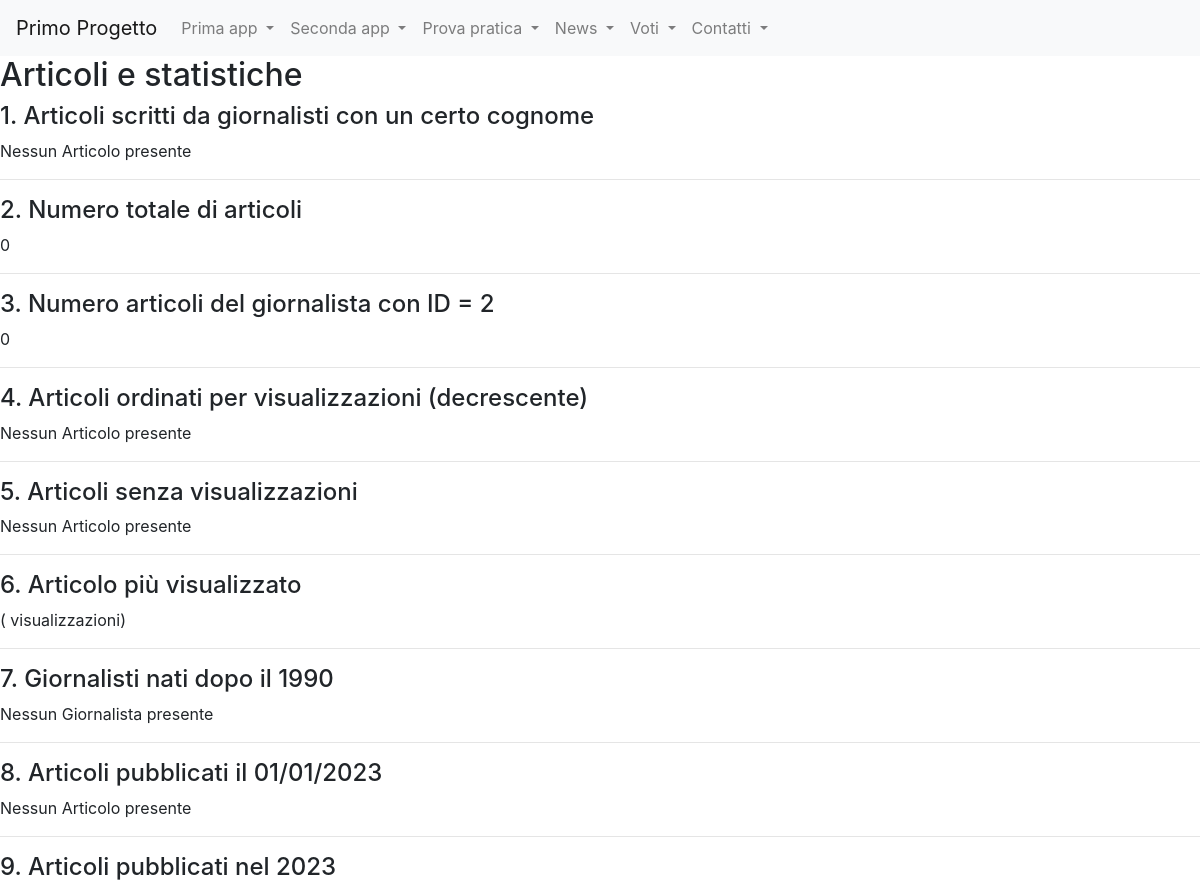
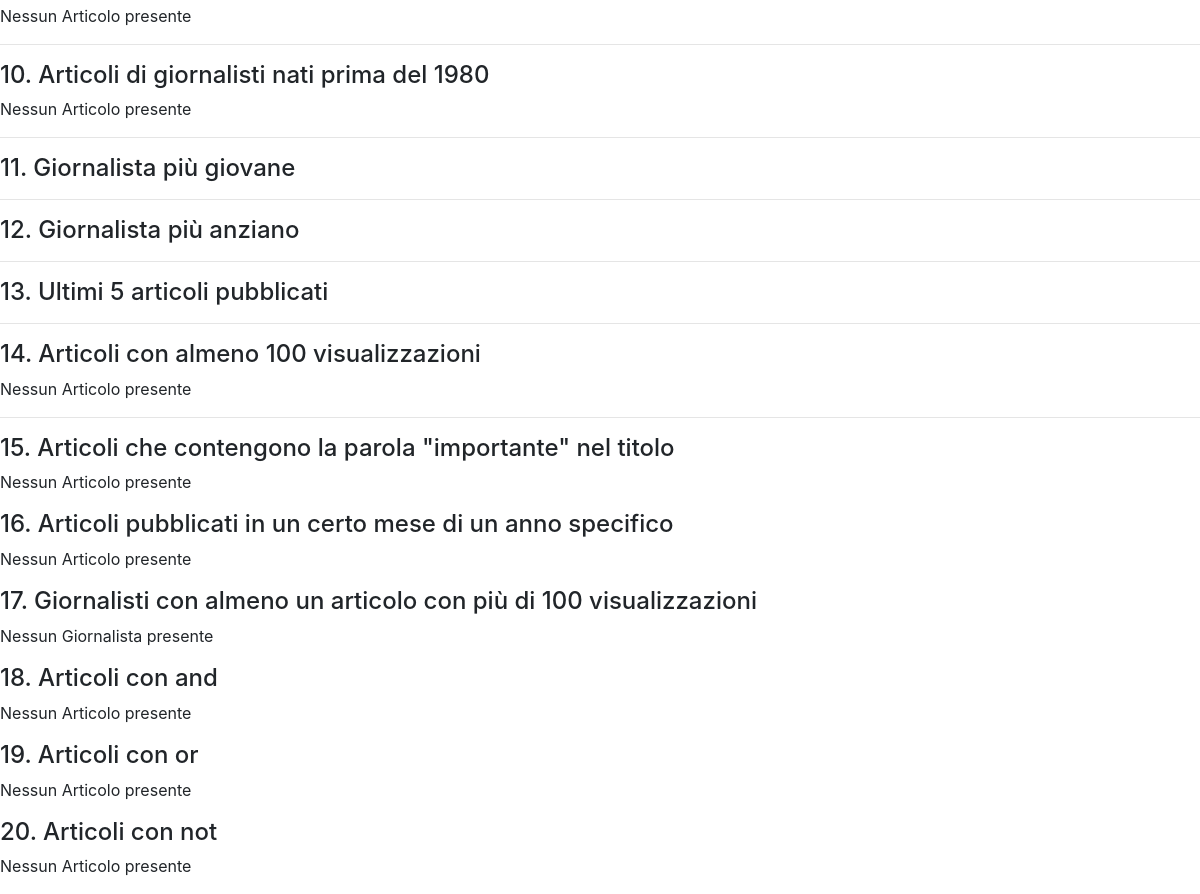
/news/query_base/, run on an earlier commit of the app's database (2 pictures, top to bottom).
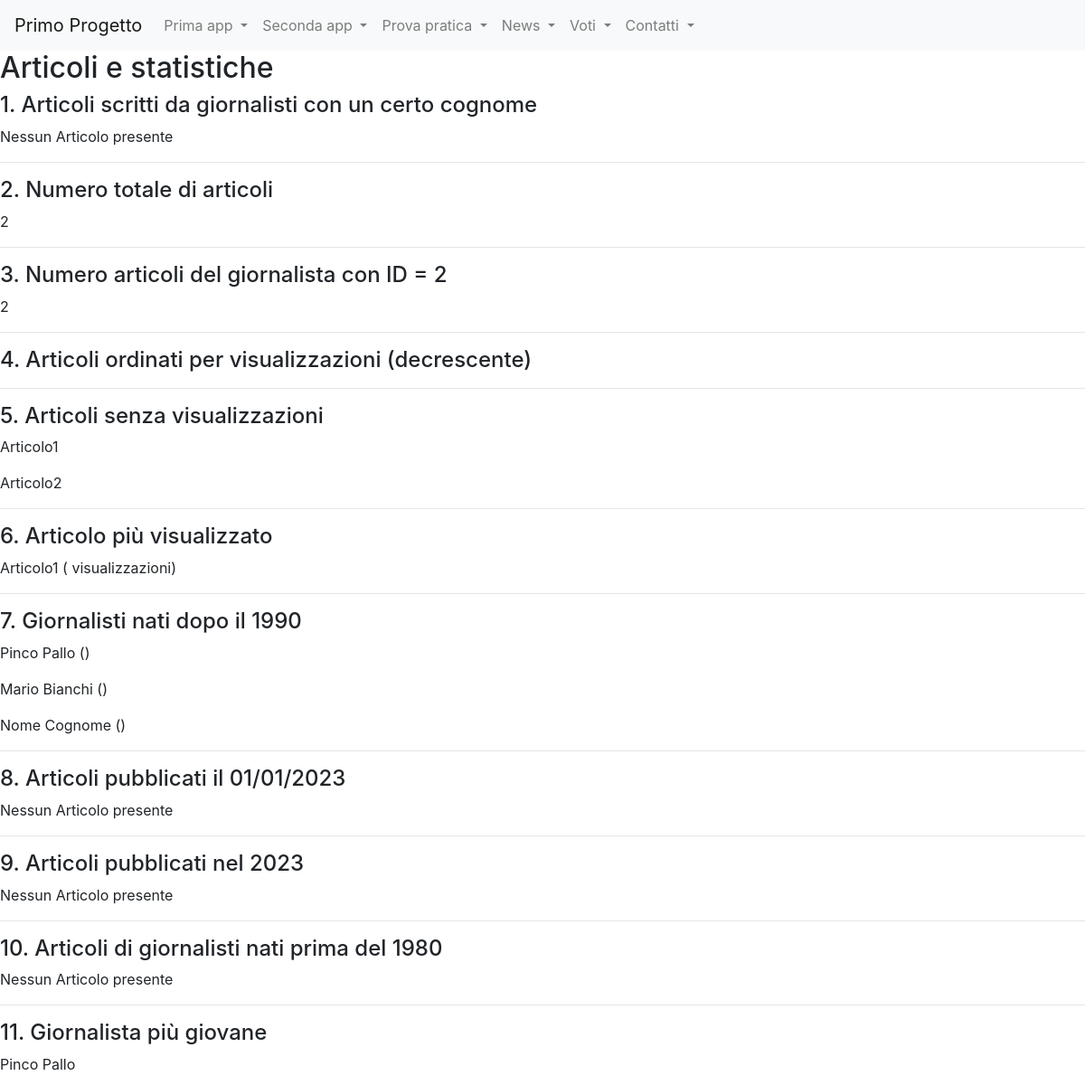
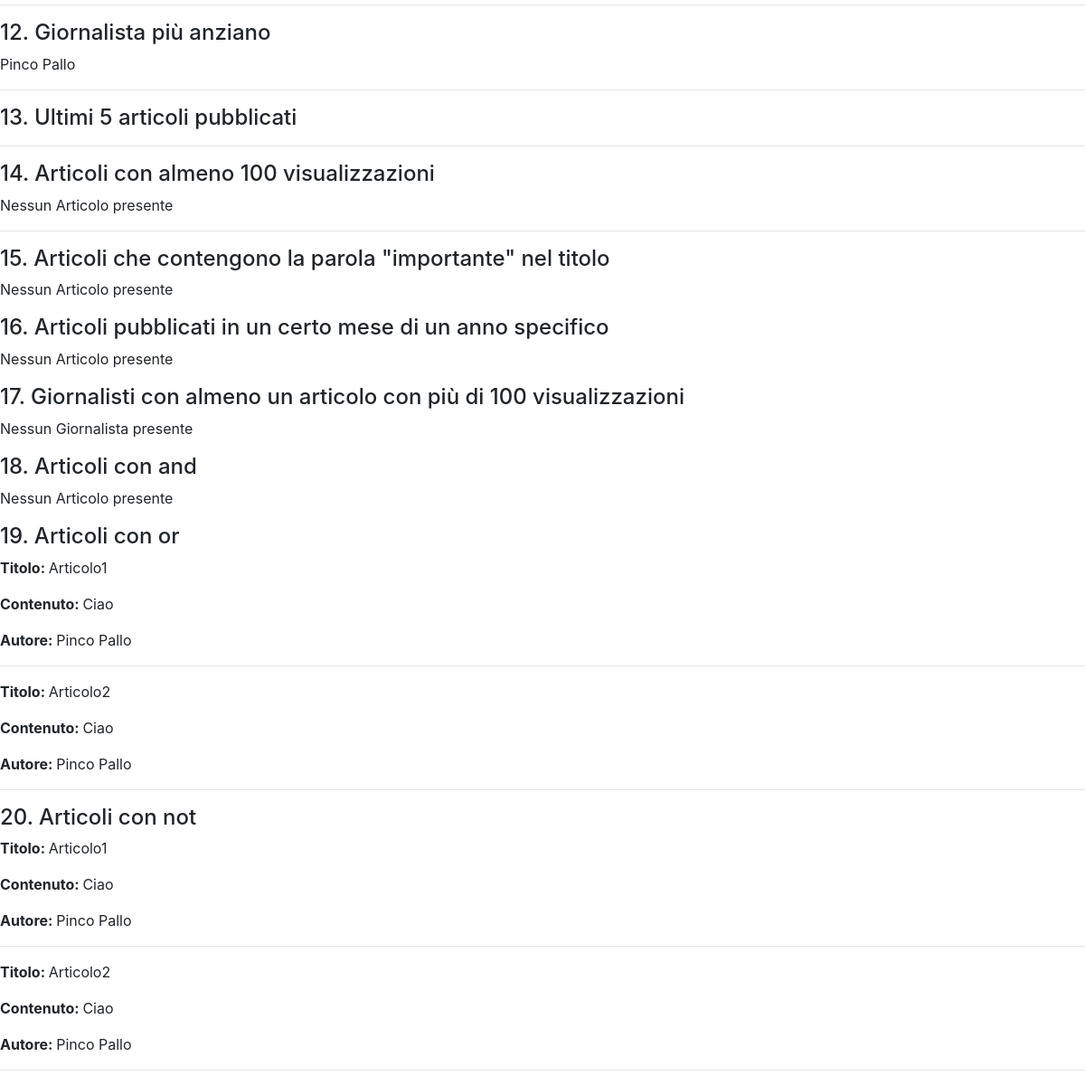
And on a later commit of the database (2 pictures, top to bottom).
### news/models.py (models this page shows, shortened)
class Articolo(models.Model):
    visualizzazioni=models.IntegerField(default=0, blank=True)
    data_articolo=models.DateField(blank=True)
    titolo=models.CharField(max_length=100) #Stringhe di lunghezza massima 100
    contenuto=models.TextField()
    giornalista=models.ForeignKey(Giornalista, on_delete=models.CASCADE, related_name="articoli")
    class Meta:
        verbose_name = 'Articolo'
        verbose_name_plural = 'Articoli'

class Giornalista(models.Model):
    nome=models.CharField(max_length=20) #Stringhe di lunghezza massima 20
    cognome=models.CharField(max_length=20)
    anno_nascita=models.DateField(blank=True)
    def __str__(self):
        return self.nome + " " + self.cognome
    class Meta:
        verbose_name = 'Giornalista'
        verbose_name_plural = 'Giornalisti'

### news/views.py (the view)
# urls.py: path("query_base/", queryBase, name="query_base"),
def queryBase(request):
    articoli_cognome = Articolo.objects.filter(giornalista__cognome='Rossi') #filter() ritorna una lista di oggetti, se non ci sono oggetti con cognome rossi, ritornerà una lista vuota
    numero_totale_articoli = Articolo.objects.count() #count() ritorna il numero di oggetti presenti nel db
    try:
        giornalista_1 = Giornalista.objects.get(id=2) # ritorna un oggetto con id=2, se non esiste va nel blocco except
        numero_articoli_giornalista_1 = Articolo.objects.filter(giornalista=giornalista_1).count()#conta la lunghezza della lista ritornata da filter()
    except Giornalista.DoesNotExist: #eccezione che può lanciare il metodo .get()
        numero_articoli_giornalista_1 = 0
    articoli_ordinati = Articolo.objects.order_by('-visualizzazioni') #order_by() ordina i risultati, in questo caso mettendo il - davanti alla condizione li ordina in modo descrescente
    articoli_senza_visualizzazioni = Articolo.objects.filter(visualizzazioni=0)
    articolo_piu_visualizzato = Articolo.objects.order_by('-visualizzazioni').first()# first() Restituisce il primo elemento dell'order_by(-visualizzazioni).
    giornalisti_data = Giornalista.objects.filter(anno_nascita__gt=datetime.date(1990, 1, 1))
    articoli_del_giorno = Articolo.objects.filter(data_articolo=datetime.date(2023, 1, 1))
    articoli_periodo = Articolo.objects.filter(data_articolo__range=(datetime.date(2023, 1, 1), datetime.date(2023, 12, 31)))
    giornalisti_nati = Giornalista.objects.filter(anno_nascita__lt=datetime.date(1980, 1, 1))
    articoli_giornalisti = Articolo.objects.filter(giornalista__in=giornalisti_nati)
    giornalista_giovane = Giornalista.objects.order_by('anno_nascita').first()
    giornalista_anziano = Giornalista.objects.order_by('-anno_nascita').first()
    ultimi = Articolo.objects.order_by('-data_articolo')[:5] #[:5] limita il risultato ai primi 5
    articoli_minime_visualizzazioni = Articolo.objects.filter(visualizzazioni__gte=100)
    articoli_parola = Articolo.objects.filter(titolo__icontains='importante')
    articoli_mese_anno = Articolo.objects.filter(data_articolo__month=1, data_articolo__year=2023) #restituisce una lista
    giornalisti_con_articoli_popolari = Giornalista.objects.filter(articoli__visualizzazioni__gte=100).distinct
    data = datetime.date(1990,1,1)
    visualizzazioni = 50
    articoli_con_and = Articolo.objects.filter(giornalista__anno_nascita__gt=data, visualizzazioni__gte=visualizzazioni)
    from django.db.models import Q
    articoli_con_or = Articolo.objects.filter(
        (Q(giornalista__anno_nascita__gt=data)) | Q(visualizzazioni__lte=visualizzazioni))
    articoli_con_not = Articolo.objects.filter(~Q(giornalista__anno_nascita__lt=data)) #filtra su l'anno di nascita che deve essere maggiore o uguale a data
    articoli_con_not = Articolo.objects.exclude(giornalista__anno_nascita__lt=data)
    context = {
        'articoli_cognome' : articoli_cognome,
        'numero_totale_articoli' : numero_totale_articoli,
        'numero_articoli_giornalista_1' : numero_articoli_giornalista_1,
        'articoli_ordinati' : articoli_ordinati,
        'articoli_senza_visualizzazioni' : articoli_senza_visualizzazioni,
        'articolo_piu_visualizzato' : articolo_piu_visualizzato,
        'giornalisti_data' : giornalisti_data,
        'articoli_del_giorno' : articoli_del_giorno,
        'articoli_periodo' : articoli_periodo,
        'articoli_giornalisti' : articoli_giornalisti,
        'giornalista_giovane' : giornalista_giovane,
        'giornalista_anziano' : giornalista_anziano,
        'ultimi' : ultimi,
        'articoli_minime_visualizzazioni' : articoli_minime_visualizzazioni,
        'articoli_parola' : articoli_parola,
        'articoli_mese_anno' : articoli_mese_anno,
        'giornalisti_con_articoli_popolari' : giornalisti_con_articoli_popolari,
        'articoli_con_and' : articoli_con_and,
        'articoli_con_or' : articoli_con_or,
        'articoli_con_not' : articoli_con_not
    }
    return render(request, 'news/query_base.html', context)

### news/templates/news/query_base.html (shortened to what the changed rows need)
{% extends "base.html"%}
{% block content%}
    <h2>Articoli e statistiche</h2>
    <h4>1. Articoli scritti da giornalisti con un certo cognome</h4>
    {% if articoli_cognome %}
        {% for articolo in articoli_cognome %}
            <p><strong>Id: </strong></p>
            <p><strong>Titolo: </strong>{{ articolo.titolo }}</p>
            <p><strong>Contenuto: </strong>{{ articolo.contenuto }}</p>
            <p><strong>Autore: </strong>{{ articolo.giornalista }}</p>
        {% endfor %}
    {% else %}
        <p>Nessun Articolo presente</p>
    {% endif %}
    <hr>
    <h4>2. Numero totale di articoli</h4>
    <p>{{ numero_totale_articoli }}</p>
    <hr>
    <h4>3. Numero articoli del giornalista con ID = 2</h4>
    <p>{{ numero_articoli_giornalista_1 }}</p>
    <hr>
    <h4>4. Articoli ordinati per visualizzazioni (decrescente)</h4>
    {% if articoli_ordinati %}
        {%for articolo in articoli %}
            <p><strong>Titolo: </strong>{{ articolo.titolo }}</p>
            <p><strong>Contenuto: </strong>{{ articolo.contenuto }}</p>
            <p><strong>Autore: </strong>{{ articolo.giornalista }}</p>
            <hr>
        {% endfor %}
    {% else %}
        <p>Nessun Articolo presente</p>
    {% endif %}
    <hr>
    <h4>5. Articoli senza visualizzazioni</h4>
    {% if articoli_senza_visualizzazioni %}
        {% for articolo in articoli_senza_visualizzazioni %}
            <p>{{ articolo.titolo }}</p>
        {% endfor %}
    {% else %}
        <p>Nessun Articolo presente</p>
    {% endif %}
    <hr>
    <h4>6. Articolo più visualizzato</h4>
        <p>
            {{ articolo_piu_visualizzato.titolo }}
            ({{ articolo_piu_visualizzato.visualizzazione }} visualizzazioni)
        </p>
    <hr>
    <h4>7. Giornalisti nati dopo il 1990</h4>
    {% if giornalisti_data %}
        {% for giornalista in giornalisti_data %}
            <p>{{ giornalista.nome }} {{ giornalista.cognome }} ({{ giornalista.anno_di_nascita }})</p>
        {% endfor %}
    {% else %}
        <p>Nessun Giornalista presente</p>
    {% endif %}
    <hr>
    <h4>8. Articoli pubblicati il 01/01/2023</h4>
    {% if articoli_del_giorno %}
        {% for articolo in articoli_del_giorno %}
            <p>{{ articolo.titolo }}</p>
        {% endfor %}
    {% else %}
        <p>Nessun Articolo presente</p>
    {% endif %}
    <hr>
    <h4>9. Articoli pubblicati nel 2023</h4>
    {% if articoli_periodo %}
        {% for articolo in articoli_periodo %}
            <p>{{ articolo.titolo }} – {{ articolo.data }}</p>
        {% endfor %}
    {% else %}
        <p>Nessun Articolo presente</p>
    {% endif %}
    <hr>
    <h4>10. Articoli di giornalisti nati prima del 1980</h4>
    {% if articoli_giornalisti %}
        {% for articolo in articoli_giornalisti_nati %}
            <p>{{ articolo.titolo }} – {{ articolo.giornalista }}</p>
        {% endfor %}
    {% else %}
        <p>Nessun Articolo presente</p>
    {% endif %}
    <hr>
    <h4>11. Giornalista più giovane</h4>
    <p>{{ giornalista_giovane.nome }} {{ giornalista_giovane.cognome }}</p>
    <hr>
    <h4>12. Giornalista più anziano</h4>
    {% if giornalista_anziano %}
        <p>{{ giornalista_anziano.nome }} {{ giornalista_anziano.cognome }}</p>
    {% endif %}
    <hr>
    <h4>13. Ultimi 5 articoli pubblicati</h4>
    <hr>
    <h4>14. Articoli con almeno 100 visualizzazioni</h4>
    {% if articoli_minime_visualizzazioni%}
        {% for articolo in articoli_minime_visualizzazioni %}
            <p>{{ articolo.titolo }} ({{ articolo.visualizzazione }})</p>
        {% endfor %}
    {% else %}
        <p>Nessun Articolo presente</p>
    {% endif %}
    <hr>
    <h4>15. Articoli che contengono la parola "importante" nel titolo</h4>
    {% if articoli_parola%}
        {% for articolo in articoli_parola %}
            <p>{{ articolo.titolo }}</p>
        {% endfor %}
    {% else %}
        <p>Nessun Articolo presente</p>
    {% endif %}
    <h4>16. Articoli pubblicati in un certo mese di un anno specifico</h4>
    {%if articoli_mese_anno%}
        {% for articolo in articolo_mese_anno %}
            <p><strong>Titolo: </strong>{{ articolo.titolo }}</p>
            <p><strong>Contenuto: </strong>{{ articolo.contenuto }}</p>
            <p><strong>Autore: </strong>{{ articolo.giornalista }}</p>
            <hr>
        {% endfor %}
    {% else %}
        <p>Nessun Articolo presente</p>
    {% endif %}
    <h4>17. Giornalisti con almeno un articolo con più di 100 visualizzazioni</h4>
    {% if giornalisti_con_articoli_popolari%}
        {% for giornalista in giornalisti_con_articoli_popolari %}
            <p>{{ giornalista.nome }} {{ giornalista.cognome }} ({{ giornalista.anno_di_nascita }})</p>
            <hr>
        {% endfor %}
    {% else%}
        <p>Nessun Giornalista presente</p>
    {% endif%}
    <h4>18. Articoli con and</h4>
    {%if articoli_con_and%}
        {% for articolo in articoli_con_and %}
            <p><strong>Titolo: </strong>{{ articolo.titolo }}</p>
            <p><strong>Contenuto: </strong>{{ articolo.contenuto }}</p>
            <p><strong>Autore: </strong>{{ articolo.giornalista }}</p>
            <hr>
        {% endfor %}
    {% else %}
        <p>Nessun Articolo presente</p>
    {% endif %}
    <h4>19. Articoli con or</h4>
    {%if articoli_con_or%}
        {% for articolo in articoli_con_or %}
            <p><strong>Titolo: </strong>{{ articolo.titolo }}</p>
            <p><strong>Contenuto: </strong>{{ articolo.contenuto }}</p>
            <p><strong>Autore: </strong>{{ articolo.giornalista }}</p>
            <hr>
        {% endfor %}
    {% else %}
        <p>Nessun Articolo presente</p>
    {% endif %}
    <h4>20. Articoli con not </h4>
    {%if articoli_con_not%}
        {% for articolo in articoli_con_not %}
            <p><strong>Titolo: </strong>{{ articolo.titolo }}</p>
            <p><strong>Contenuto: </strong>{{ articolo.contenuto }}</p>
            <p><strong>Autore: </strong>{{ articolo.giornalista }}</p>
            <hr>
        {% endfor %}
    {% else %}
        <p>Nessun Articolo presente</p>
    {% endif %}
{% endblock content%}

What changed in the data, as far as the page shows it:
added Articolo: titolo "Articolo1", contenuto "Ciao", giornalista "Pinco Pallo"
added Articolo: titolo "Articolo2", contenuto "Ciao", giornalista "Pinco Pallo"
added Giornalista: nome "Pinco", cognome "Pallo"
added Giornalista: nome "Mario", cognome "Bianchi"
added Giornalista: nome "Nome", cognome "Cognome"
Also different on the page:
{{ numero_totale_articoli }}: "0" → "2"
{{ numero_articoli_giornalista_1 }}: "0" → "2"
text no longer shown: "Nessun Articolo presente Nessun Articolo presente Nessun Giornalista presente Nessun Articolo presente Nessun Articolo presente"
